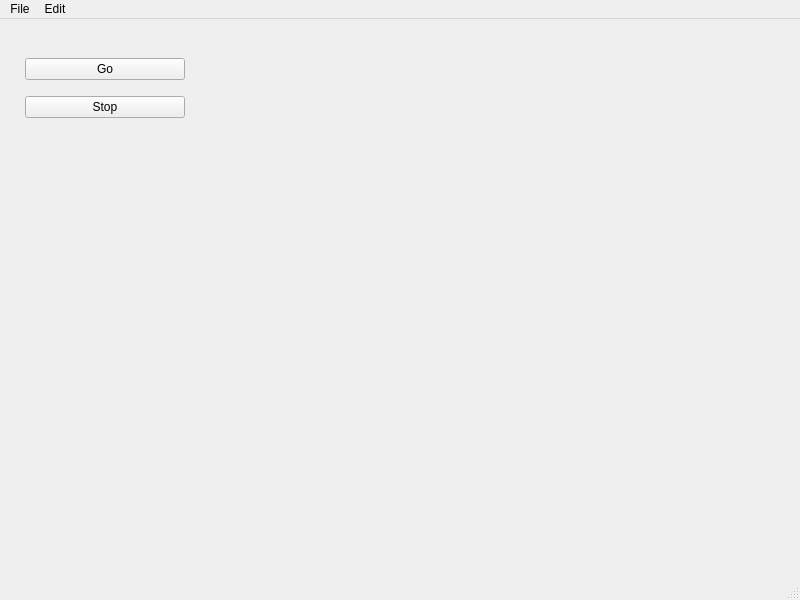
<?xml version="1.0" encoding="UTF-8"?>
<ui version="4.0">
 <class>EsriApp</class>
 <widget class="QMainWindow" name="EsriApp">
  <property name="geometry">
   <rect>
    <x>0</x>
    <y>0</y>
    <width>800</width>
    <height>600</height>
   </rect>
  </property>
  <property name="windowTitle">
   <string>MainWindow</string>
  </property>
  <widget class="QWidget" name="centralwidget">
   <widget class="QWidget" name="verticalLayoutWidget">
    <property name="geometry">
     <rect>
      <x>25</x>
      <y>29</y>
      <width>160</width>
      <height>80</height>
     </rect>
    </property>
    <layout class="QVBoxLayout" name="verticalLayout">
     <item>
      <widget class="QPushButton" name="pushButton_2">
       <property name="text">
        <string>Go</string>
       </property>
      </widget>
     </item>
     <item>
      <widget class="QPushButton" name="pushButton">
       <property name="text">
        <string>Stop</string>
       </property>
      </widget>
     </item>
    </layout>
   </widget>
  </widget>
  <widget class="QMenuBar" name="menubar">
   <property name="geometry">
    <rect>
     <x>0</x>
     <y>0</y>
     <width>800</width>
     <height>22</height>
    </rect>
   </property>
   <widget class="QMenu" name="menuFile">
    <property name="title">
     <string>File</string>
    </property>
    <addaction name="actionOpen"/>
    <addaction name="actionQuit"/>
   </widget>
   <widget class="QMenu" name="menuEdit">
    <property name="title">
     <string>Edit</string>
    </property>
   </widget>
   <addaction name="menuFile"/>
   <addaction name="menuEdit"/>
  </widget>
  <widget class="QStatusBar" name="statusbar"/>
  <action name="actionOpen">
   <property name="text">
    <string>Open...</string>
   </property>
  </action>
  <action name="actionQuit">
   <property name="text">
    <string>Quit</string>
   </property>
  </action>
 </widget>
 <resources/>
 <connections/>
</ui>
